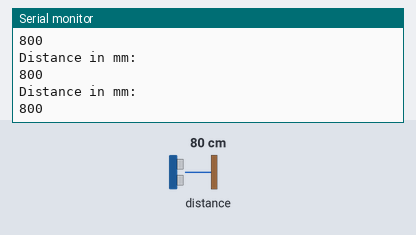
A sketch run on a simulated Arduino Uno, built with avr-gcc and run on an emulated ATmega328P. Shown: the last lines printed to the serial monitor. The inputs (shaded band) are chosen by the test bench; at power-on: distance to the obstacle 80 cm.

Above: at 1.2 s.
1.3 s: distance to the obstacle set to 2 cm
At 1.65 s:
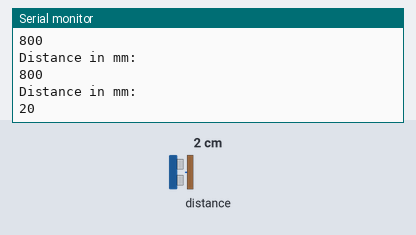
2.8 s: distance to the obstacle set to 4 cm
At 3.07 s:
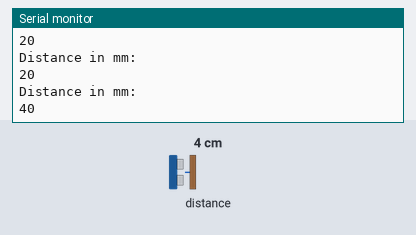
Timing chart, 0 to 5.8 s (numbered marks = the images above; inputs shaded):
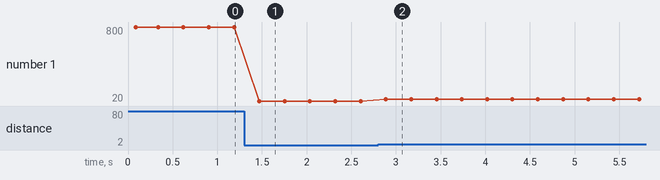

Measured:
- after the input at 1.3 s, the serial monitor: prints a new line after 0.17 s (image 1)
- after the input at 2.8 s, the serial monitor: prints a new line after 0.09 s (image 2)
- plotted number 1: 800 → 20 after the input at 1.3 s, 20 → 40 after the input at 2.8 s

The sketch:

Measure-distance.ino
```cpp
#include "Adafruit_VL53L0X.h"

Adafruit_VL53L0X lox = Adafruit_VL53L0X();

void setup() {
  Serial.begin(9600);

  // wait until serial port opens for native USB devices
  while (! Serial) {
    delay(1);
  }

  Serial.println("Adafruit VL53L0X test.");
  if (!lox.begin()) {
    Serial.println(F("Failed to boot VL53L0X"));
    while(1);
  }
  // power
  Serial.println(F("VL53L0X API Continuous Ranging example\n\n"));

  // start continuous ranging
  lox.startRangeContinuous();
}


void loop() {
  //Serial.write(27);       // ESC command
  if (lox.isRangeComplete()) {
    Serial.println("Distance in mm: ");
    Serial.println(lox.readRange());
    delay(250);
  }
}
```
